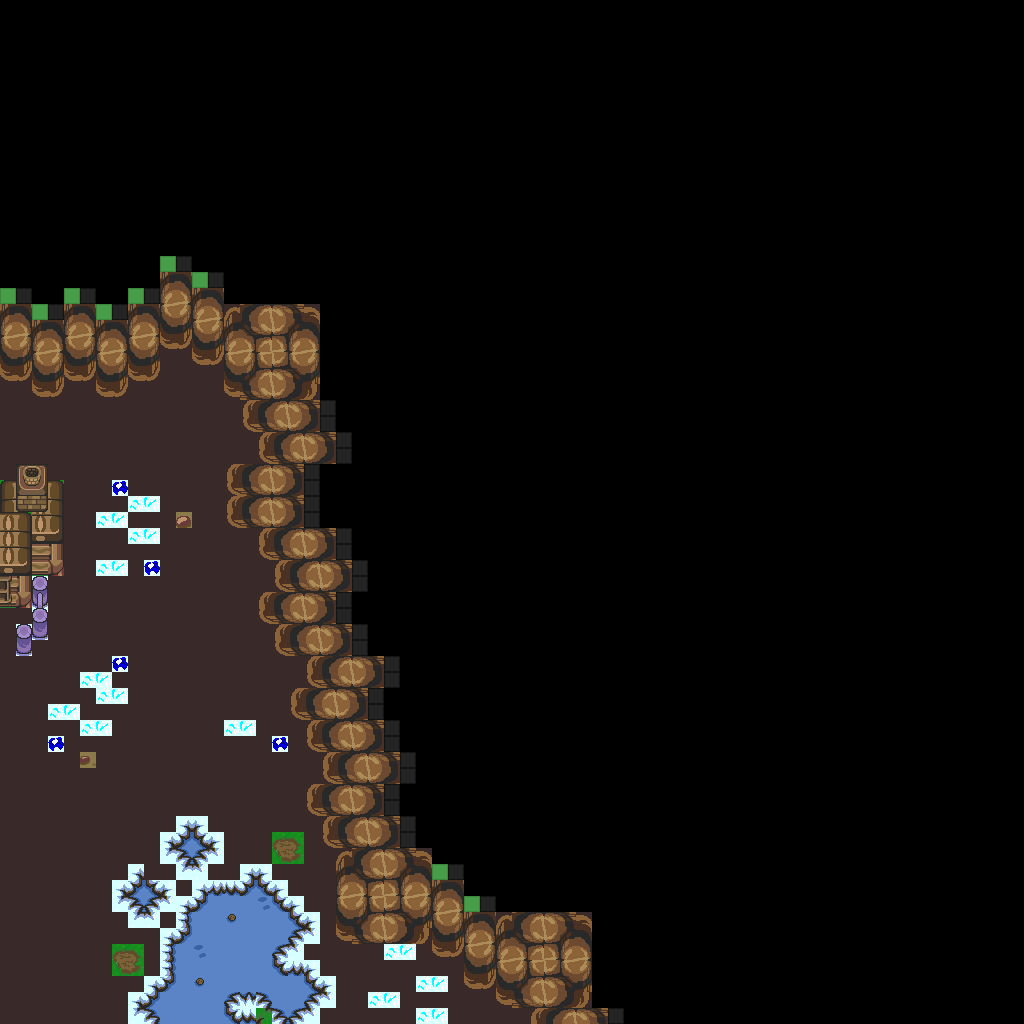

The image is a tile-based game level rendered from a .tmx file. Its description and source (layers, tilesets, objects; grid data summarised) follow:
An orthogonal 64x64 tile map with 16x16 px tiles, 1 tile layer (base), 2 hidden layers not drawn and 2 objects.

<map version="1.10" tiledversion="1.12.1" orientation="orthogonal" renderorder="right-down" width="64" height="64" tilewidth="16" tileheight="16" infinite="0" nextlayerid="4" nextobjectid="3">
 <tileset firstgid="1" source="../classiciphone_pics4.tsx" />
 <layer id="1" name="base" width="64" height="64">
  <data>[4096 cells, 4096 non-empty, 81 distinct tile ids]</data>
 </layer>
 <layer id="2" name="collision" width="64" height="64" visible="0">
  <properties><property name="collision" value="true" /></properties>
  <data>[4096 cells, 3346 non-empty, 1 distinct tile ids]</data>
 </layer>
 <layer id="3" name="water" width="64" height="64" visible="0">
  <properties><property name="terrain" value="water" /></properties>
  <data>[4096 cells, 46 non-empty, 1 distinct tile ids]</data>
 </layer>
 <objectgroup id="4" name="npcs">
  <object id="1" x="112.0" y="944.0" width="16" height="16">
   <properties>
    <property name="script" type="string">-- Auto-converted from GraalScript
joinResource("rock_1")</property>
   </properties>
  </object>
  <object id="2" x="272.0" y="832.0" width="16" height="16">
   <properties>
    <property name="script" type="string">-- Auto-converted from GraalScript
joinResource("rock_1")</property>
   </properties>
  </object>
 </objectgroup>
</map>
